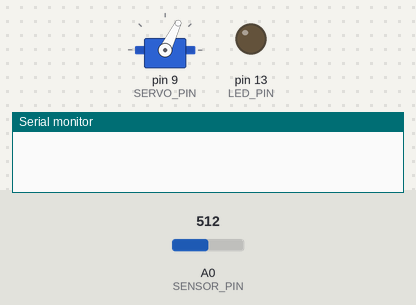
A sketch run on a simulated Arduino Uno, built with avr-gcc and run on an emulated ATmega328P. On the bench: servo, output pins drawn as LEDs (lit = HIGH), the last lines printed to the serial monitor. The test bench sets the inputs (shaded band); at power-on: A0 (SENSOR_PIN) = 512.

Above: at 1.2 s.
1.3 s: A0 (SENSOR_PIN) set to 408
2.9 s: A0 (SENSOR_PIN) set to 377
At 3.3 s:
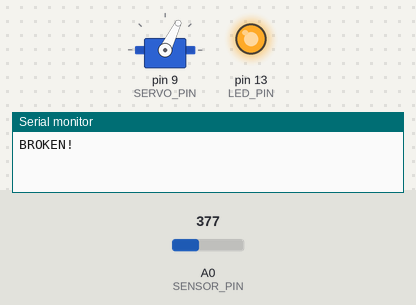
4.4 s: A0 (SENSOR_PIN) set to 511
At 5.5 s:
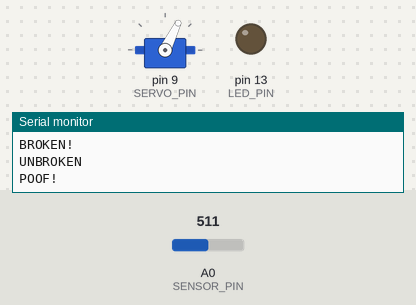
6.0 s: A0 (SENSOR_PIN) set to 306
At 7.1 s:
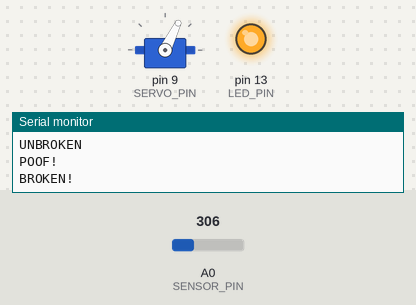
7.8 s: A0 (SENSOR_PIN) set to 333
At 8.8 s:
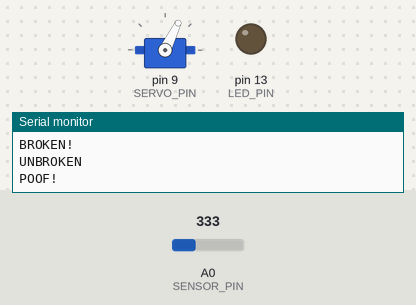
Timing chart, 0 to 10.4 s (numbered marks = the images above; inputs shaded):
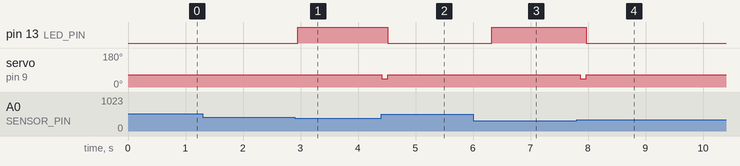

Measured:
- the behaviour switches between 394 and 393 on A0 (SENSOR_PIN) (found by bisection; images 0 and 1)
- the behaviour switches between 321 and 322 on A0 (SENSOR_PIN) (found by bisection; images 3 and 4)
- after the input at 1.3 s, every drawn part: stays the same
- after the input at 2.9 s, pin 13 (LED_PIN): LOW → HIGH after 0.06 s
- after the input at 4.4 s, pin 13 (LED_PIN): HIGH → LOW after 0.12 s; servo on pin 9 (SERVO_PIN): 64° → 44° at once, → 64° 0.10 s later
- after the input at 6.0 s, pin 13 (LED_PIN): LOW → HIGH after 0.32 s
- after the input at 7.8 s, pin 13 (LED_PIN): HIGH → LOW after 0.17 s; servo on pin 9 (SERVO_PIN): 64° → 44° after 0.07 s, → 64° 0.10 s later

The sketch:

Servo.ino
```cpp
#include <Servo.h>

int SENSOR_PIN = A0;
int LED_PIN = 13;
int SERVO_PIN = 9;

#define PREV_LEN 100
#define CUR_LEN 20
#define THRESHOLD 15

Servo servo;

int prevVals[PREV_LEN];
int prevAvg;
int curAvg;
unsigned long timer;

boolean broken = false;

void setup() {

  pinMode(SENSOR_PIN, INPUT);
  pinMode(LED_PIN, OUTPUT);

  for (int i = 0; i < PREV_LEN; i++) {
    prevVals[i] = 0;
  }
  servo.attach(SERVO_PIN);
  servo.writeMicroseconds(1200);

  Serial.begin(115200);

}

void loop() {
  prevAvg = 0;
  curAvg = 0;

  for (int i = CUR_LEN; i < PREV_LEN; i++) {
    prevAvg += prevVals[i];
  }
  prevAvg = prevAvg / (PREV_LEN - CUR_LEN);

  for (int i = 0; i < CUR_LEN; i++) {
    curAvg += prevVals[i];
  }
  curAvg = curAvg / CUR_LEN;

  int sensorVal = analogRead(SENSOR_PIN);

  int diff = prevAvg - curAvg;
//  Serial.println(sensorVal);

  if (diff > THRESHOLD && !broken) {
    broken = true;
    timer = millis();
    // Cat broke the beam! Do something!
    Serial.println("BROKEN!");
  } else if (diff < -THRESHOLD && broken) {
    Serial.println("UNBROKEN");
    broken = false;
    if (millis() - timer < 5000) {
      Serial.println("POOF!");
      sweep();
    }
  }

  if (broken) {
    digitalWrite(LED_PIN, HIGH);
  } else {
    digitalWrite(LED_PIN, LOW);
 }

  // shift array and add current value
  for (int i = PREV_LEN - 1; i > 0; i--) {
    prevVals[i] = prevVals[i - 1];
  }
  prevVals[0] = sensorVal;

  delay(5);
}

void sweep() {
  servo.writeMicroseconds(1000);
  delay(100);
  servo.writeMicroseconds(1200);
}
```
